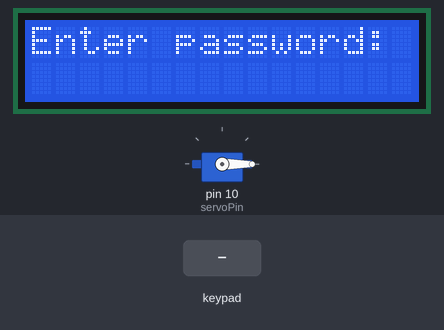
A sketch run on a simulated Arduino Uno, built with avr-gcc and run on an emulated ATmega328P. On the bench: 16×2 character LCD, servo. The test bench sets the inputs (shaded band).

Above: at 1.2 s.
1.3 s: keypad keys 1 2 3 4 # pressed 0.4 s apart
At 4.1 s:
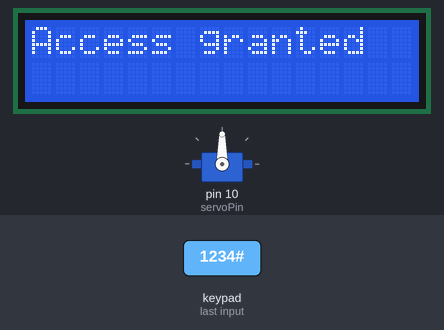
4.8 s: key 'A' pressed
7.8 s: key 'B' pressed
At 9.0 s:
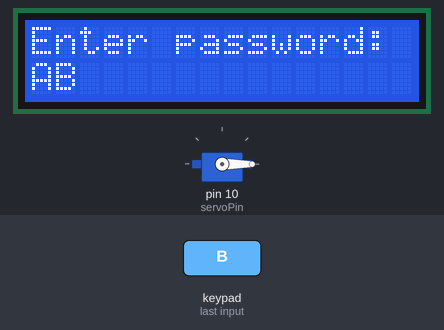
9.6 s: keypad keys 1 2 3 4 A pressed 0.4 s apart
At 12.4 s:
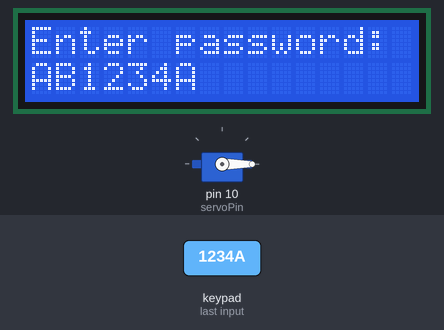
13.1 s: key 'C' pressed
At 13.9 s:
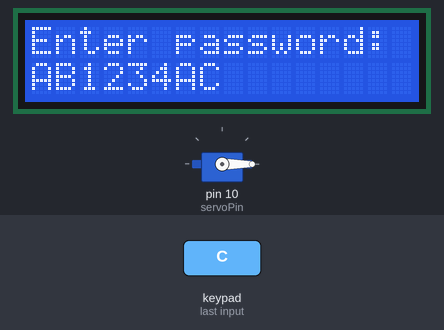
14.6 s: keypad keys 1 2 3 4 D pressed 0.4 s apart
At 17.4 s:
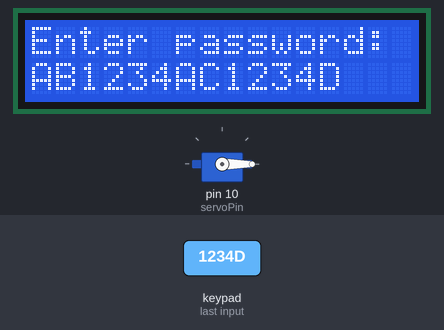
Timing chart, 0 to 18.9 s (numbered marks = the images above; inputs shaded):
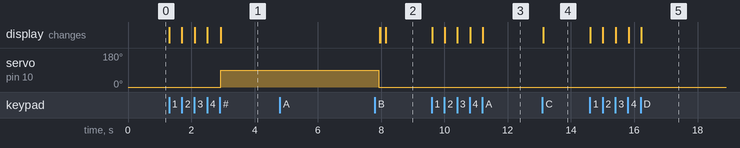

Measured:
- after the input at 1.3 s, servo on pin 10 (servoPin): 0° → 90° after 1.6 s; the display: first changes at once (image 1 shows a later state)
- after the input at 4.8 s, every drawn part: stays the same
- after the input at 7.8 s, the display: first differs from a run without the input after 0.35 s (image 2)
- after the input at 9.6 s, the display: first changes at once (image 3 shows a later state)
- after the input at 13.1 s, the display: changes at once (image 4)
- after the input at 14.6 s, the display: first changes at once (image 5 shows a later state)

The sketch:

sketch.ino
```cpp
#include <Wire.h>
#include <LiquidCrystal_I2C.h>
#include <Keypad.h>
#include <Servo.h>

// LCD configuration
LiquidCrystal_I2C lcd(0x27, 16, 2);

// Keypad configuration
const byte ROWS = 4;
const byte COLS = 4;
char keys[ROWS][COLS] = {
  {'1', '2', '3', 'A'},
  {'4', '5', '6', 'B'},
  {'7', '8', '9', 'C'},
  {'*', '0', '#', 'D'}
};
byte rowPins[ROWS] = {7, 6, 5, 4}; // Row pins connected to pins 4, 5, 6, 7
byte colPins[COLS] = {8, 9, 10, 11}; // Column pins connected to pins 8, 9, 10, 11

Keypad keypad = Keypad(makeKeymap(keys), rowPins, colPins, ROWS, COLS);

// Servo configuration
Servo myServo;
const int servoPin = 10;
const int lockPosition = 0;    // Locked position
const int unlockPosition = 90; // Unlocked position

// Password configuration
String password = "1234";
String inputPassword = "";

void setup() {
  Serial.begin(9600);
  lcd.init();
  lcd.backlight();
  myServo.attach(servoPin);
  myServo.write(lockPosition); // Initially lock the door
  lcd.setCursor(0, 0);
  lcd.print("Enter password:");
  lcd.setCursor(0, 1);
}

void loop() {
  char key = keypad.getKey();

  if (key) {
    if (key == '#') {
      if (inputPassword == password) {
        lcd.clear();
        lcd.setCursor(0, 0);
        lcd.print("Access granted");
        myServo.write(unlockPosition); // Unlock the door
        delay(5000); // Keep the door unlocked for 5 seconds
        myServo.write(lockPosition); // Lock the door again
        lcd.clear();
        lcd.setCursor(0, 0);
        lcd.print("Enter password:");
      } else {
        lcd.clear();
        lcd.setCursor(0, 0);
        lcd.print("Access denied");
        delay(2000); // Display message for 2 seconds
        lcd.clear();
        lcd.setCursor(0, 0);
        lcd.print("Enter password:");
      }
      inputPassword = ""; // Reset the input password
      lcd.setCursor(0, 1);
      lcd.print("                "); // Clear the second line
    } else if (key == '*') {
      if (inputPassword.length() > 0) {
        inputPassword.remove(inputPassword.length() - 1); // Remove the last character
        lcd.setCursor(0, 1);
        lcd.print(inputPassword);
        lcd.print(" "); // Clear the last character position
      }
    } else {
      inputPassword += key; // Append the key to the input password
      lcd.setCursor(0, 1);
      lcd.print(inputPassword);
    }
  }
}
```
